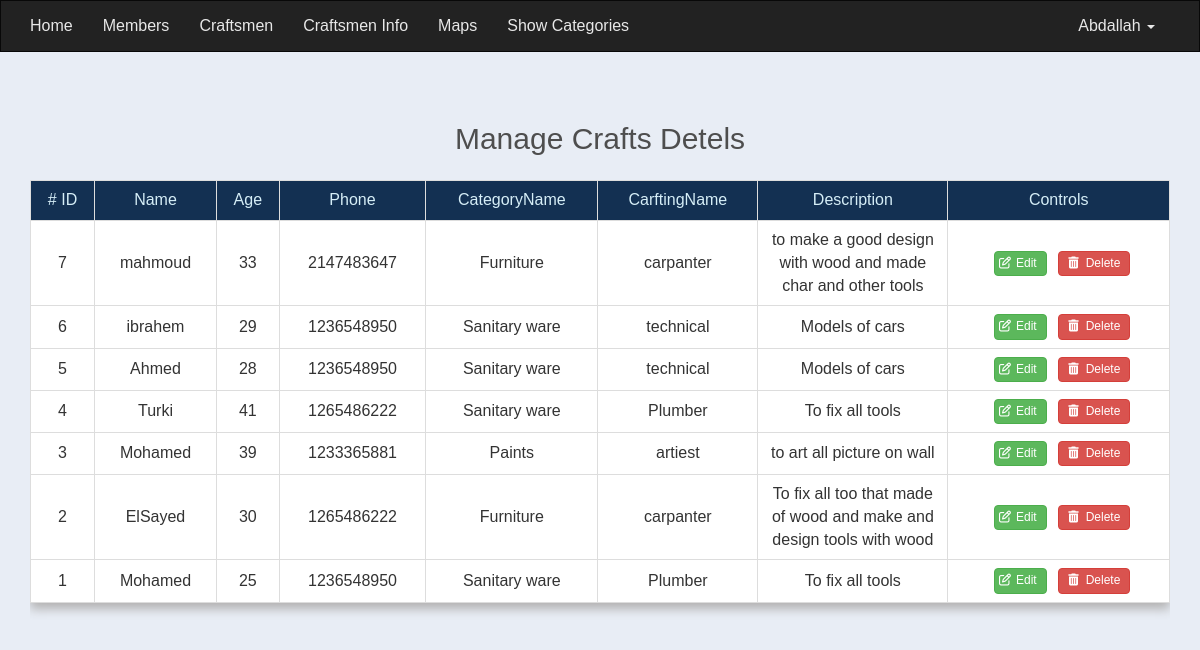
Screenshot of /admin-controler/craftsmeninfo.php (signed in) with the database file from the repository.
### tables this page shows
CREATE TABLE `craftsmen` (
  `Craft_ID` int(11) NOT NULL,
  `Craft_age` int(11) NOT NULL,
  `Craft_Phone` int(11) NOT NULL,
  `Crafting_name` varchar(255) NOT NULL,
  `Craft_description` text NOT NULL,
  `Craft_locations` varchar(255) NOT NULL,
  `user_id` int(11) NOT NULL,
  `cat_id` int(11) NOT NULL
);

CREATE TABLE `user` (
  `User_id` int(11) NOT NULL,
  `User_Name` varchar(255) NOT NULL,
  `Full_name` varchar(255) NOT NULL,
  `user_email` varchar(255) NOT NULL,
  `user_password` varchar(255) NOT NULL,
  `user_Address` text NOT NULL,
  `date` date NOT NULL,
  `conditions` int(11) NOT NULL DEFAULT 0,
  `verify` int(11) NOT NULL DEFAULT 0,
  `Reg_status` int(11) NOT NULL DEFAULT 0,
  `user_avatar` varchar(255) NOT NULL
);

CREATE TABLE `categories` (
  `Cat_id` int(11) NOT NULL,
  `Cat_Name` varchar(255) NOT NULL,
  `Cat_Description` varchar(255) NOT NULL,
  `Cat_Crafting_number` int(11) DEFAULT NULL COMMENT 'numbercrafting in each castegory'
);

### admin-controler/craftsmeninfo.php (the view, shortened to what this page needs)
<?php
if(isset($_SESSION['Admin_Email'])){
	include("init.php");
	$do = isset($_GET['do'])?$_GET["do"]:"Manage";
	if($do == "Manage"){
		$stmt = $db->prepare("SELECT `craftsmen`.*,
									 `categories`.`Cat_Name` AS `category_name`,
									 `user`.`User_Name` AS `Craft_Name`
							from `craftsmen`
							inner join`categories` on `categories`.`Cat_id`=`craftsmen`.`cat_id`
							inner join `user` on `user`.`User_id` = `craftsmen`.`user_id`
							ORDER BY Craft_ID DESC");
		$stmt->execute();
		$detels = $stmt->fetchAll();
		if(!empty($detels)){?>
			<div class="container crafts">
				<h2 class="text-center"> Manage Crafts Detels</h2>
				<div class="table-responsive">
					<table class="table text-center table-bordered">
						<tr>
							<td># ID</td>
							<td>Name</td>
							<td>Age</td>
							<td> Phone </td>
							<td>CategoryName</td>
							<td>CarftingName</td>
							<td>Description</td>
							<td>Controls</td>
						</tr>
						<?php
							foreach($detels as $detel){
								echo "<tr>";
									echo "<td>".$detel['Craft_ID']."</td>";
									echo "<td>".$detel['Craft_Name']."</td>";
									echo "<td>".$detel['Craft_age']."</td>";
									echo "<td>".$detel['Craft_Phone']."</td>";
									echo "<td>".$detel['category_name']."</td>";
									echo "<td>".$detel['Crafting_name']."</td>";
									echo "<td style= 'width:190px'>".$detel['Craft_description']."</td>";
									echo "<td>
											<a href='?do=Edit&detelid=".$detel['Craft_ID']. "'class='btn btn-success sa'><i class='fa fa-edit'></i>Edit</a>
													 <a href='?do=delete&detelid=".$detel['Craft_ID']. "' class='btn btn-danger da'><i class='fas fa-trash-alt'></i>Delete</a>";
									echo "</td>";
								echo "</tr>";
							}
						?>
					</table>
				</div>
			</div>
	<?php
		}else{
			echo "<div class='container'>";
			$message = "<div class='alert alert-info'>There is No members To Show </div>";
			redirectHome($message);
			echo "</div>";
		}
	}else if ($do == 'delete'){
			echo'<h2 class="edit">DELETE Crafts Detels</h2>';
	 		echo '<div class = "container">';
			$detet = isset($_GET['detelid'])?intval($_GET['detelid']):0;
			$stmt = $db->prepare("SELECT * FROM  craftsmen WHERE Craft_ID=?");
			$stmt->execute(array($detet));
			$count = $stmt->rowCount();
			if($count >0){
				$stmt = $db->prepare("DELETE  FROM craftsmen WHERE Craft_ID = ? ");
				$stmt->execute(array($detet));
				 $theMsg = '<div class="alert alert-danger" role="alert">'. " <strong> Oh snap.!  </strong>".$stmt->rowCount()." record Delete  </div>";
				 redirectHome($theMsg,"back",2);
			}else{
				$theMsg = "that id is not exist is database";
	 			redirectHome($theMsg,"back",3);
			}
	 		echo "</div>";
	}
}
include($tpl."footer.php");

### admin-controler/layout/css/admin.css (style rules this page uses)
* { margin: 0; padding: 0; list-style: none; font-family: 'Ubuntu', sans-serif; box-sizing: border-box; text-decoration: none; }
body { background: #e8edf5; font-size: 16px; }
h2 { margin-bottom: 25px; color: #4e4e4e; }
.table { -webkit-box-shadow: 0px 6px 10px #b3b2b2; -moz-box-shadow: 0px 6px 10px #b3b2b2; }
.table tr:first-of-type td { background-color: #133052; color:#d6eef7; }
.table td { background-color:#fff; vertical-align:middle !important; }
.table td a.sa , .table td a.da { margin-left: 7px; padding: 3px 9px; text-transform: capitalize; font-size: 12px; transition: all 0.5s; }
.table td a.da i { margin-right: 7px; }
.fa-edit,.fa-close { position: relative; right: 5px; }
.crafts { margin-top: 50px; }

### rows the page displays
craftsmen: Craft_ID "7", user.User_Name "mahmoud", Craft_age "33", Craft_Phone "2147483647", cat.Cat_Name "Furniture", Crafting_name "carpanter", Craft_description "to make a good design with wood and made char and other tools"
craftsmen: Craft_ID "6", user.User_Name "ibrahem", Craft_age "29", Craft_Phone "1236548950", cat.Cat_Name "Sanitary ware", Crafting_name "technical", Craft_description "Models of cars"
craftsmen: Craft_ID "5", user.User_Name "Ahmed", Craft_age "28", Craft_Phone "1236548950", cat.Cat_Name "Sanitary ware", Crafting_name "technical", Craft_description "Models of cars"
craftsmen: Craft_ID "4", user.User_Name "Turki", Craft_age "41", Craft_Phone "1265486222", cat.Cat_Name "Sanitary ware", Crafting_name "Plumber", Craft_description "To fix all tools"
craftsmen: Craft_ID "3", user.User_Name "Mohamed", Craft_age "39", Craft_Phone "1233365881", cat.Cat_Name "Paints", Crafting_name "artiest", Craft_description "to art all picture on wall"
craftsmen: Craft_ID "2", user.User_Name "ElSayed", Craft_age "30", Craft_Phone "1265486222", cat.Cat_Name "Furniture", Crafting_name "carpanter", Craft_description "To fix all too that made of wood and make and design tools with wood"
craftsmen: Craft_ID "1", user.User_Name "Mohamed", Craft_age "25", Craft_Phone "1236548950", cat.Cat_Name "Sanitary ware", Crafting_name "Plumber", Craft_description "To fix all tools"

### other values shown
$_SESSION['adminname'] "Abdallah"
